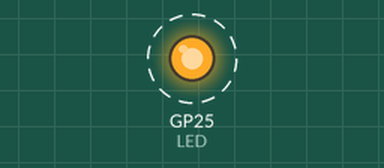
A program run on a simulated Raspberry Pi Pico running MicroPython. On the bench: output pins drawn as LEDs (lit = HIGH). Dashed ring = blinking. What the program prints to the serial console is not drawn.

Above: at 2.2 s.
Timing chart, 0 to 5.0 s (numbered marks = the images above):
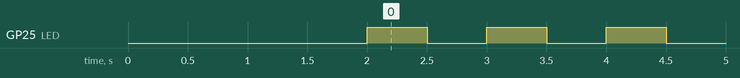

Measured:
- by itself, GP25 (LED): alternates HIGH for 0.50 s and LOW for 0.50 s

The program:

ethernet.py
```python
from machine import Pin, SPI
import network
import time

LED = Pin(25, Pin.OUT)
MOSI = Pin(19)
MISO = Pin(16)
SCK = Pin (18)
CS = Pin(17)
RESET = Pin(20)

def eth_init():
    spi = SPI(0, 2_000_000, mosi=MOSI, miso=MISO, sck=SCK)
    nic = network.WIZNET5K(spi, CS, RESET)
    nic.active(True)
    while not nic.isconnected():
        time.sleep(1)
        print('Connecting...')
    local_ip = nic.ifconfig()[0]
    print(f'Connected as {local_ip}!')

def main():
    eth_init()

    # After init, the LED will blink
    while True:
        LED.value(1)
        time.sleep(0.5)
        LED.value(0)
        time.sleep(0.5)

if __name__ == "__main__":
    main()
```
